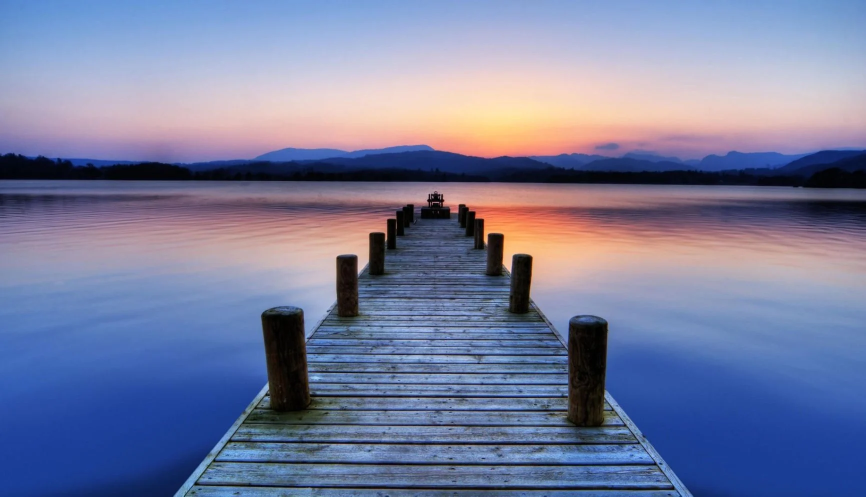
#> input picture images/10.png, 1731 x 993 px, given in place of out.png, which was not available (shown at 1/2 size)
$ python test.py out.png   (older library calls are emulated)
#> lines starting #> are read from the running program, lines starting #| are printed output that depends on the picture; after the words box and inside, x2 and y2 are one past the last pixel; in counts of white or black regions, pixels touching at a corner belong together; pictures that were not available may be replaced by others from this repository, and a replacement may not be noted
import sys
import numpy as np #pour calcul matriciel
from matplotlib import pyplot as plt
from skimage import exposure
from skimage.exposure import histogram
from skimage import io #input output
from skimage.filters import threshold_otsu
import matplotlib.cm as cm
result = sys.argv[1]
img=io.imread("images/"+result)
#> img is the input picture: shape (993, 1731, 3); mean R, G, B 119.1, 124.9, 158.4

from skimage import color
img_Gray = color.rgb2gray(img)
io.imsave('./images/new_img/'+result[:-4]+'_grey.jpg', img_Gray)
from skimage.transform import resize
res = resize(img_Gray, (100, 100))
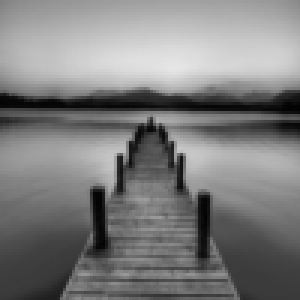
#> res: shape (100, 100) float64 (shown 3 times larger); min 0.0136, max 0.902, mean 0.495
io.imsave('./images/new_img/'+result[:-4]+'_resized.jpg', res)


r = np.histogram(res,256)[0]
#> r = 256 values, max 167 at index 63, min 4 at index 255, mean 39.06
cumsum = np.cumsum(res)
#> cumsum = 10000 values from 0.505 to 4945.3
u=r
#> u has the same summary as r
v=[i for i in range(len(r))]
#> v = 256 values from 0 to 255
x_cumsum=[i for i in range(len(cumsum))]
#> x_cumsum = 10000 values from 0 to 9999
plt.bar(v,r)
#plt.show()
#--------------------------
from skimage import util
img_Gray_Inv = util.invert(img_Gray) # inverser les niveux de gris
#io.imshow(img_Gray_Inv)
#plt.show()
plt.imsave('./images/new_img/'+result[:-4]+'_Gray_Inv.jpg', img_Gray_Inv, cmap=cm.gray)
#---------hsv
img_hsv = color.rgb2hsv(img) # convertir en niveaux de gris
#> img_hsv: shape (993, 1731, 3) float64; mean of channels 0, 1, 2 0.573, 0.402, 0.661
#plt.imshow(img_hsv, cmap='gray')
#plt.show()
plt.imsave('./images/new_img/'+result[:-4]+'_hsv.jpg',img_hsv , cmap=cm.gray)
#---------canal-------------
canal_h = img_hsv[:, :, 0] # faire soustraction de l'image h Teinte (H)
canal_s = img_hsv[:, :, 1] # faire soustraction de l'image s saturation (S)
canal_v = img_hsv[:, :, 2] # faire soustraction de l'image v luminance luminance (V)
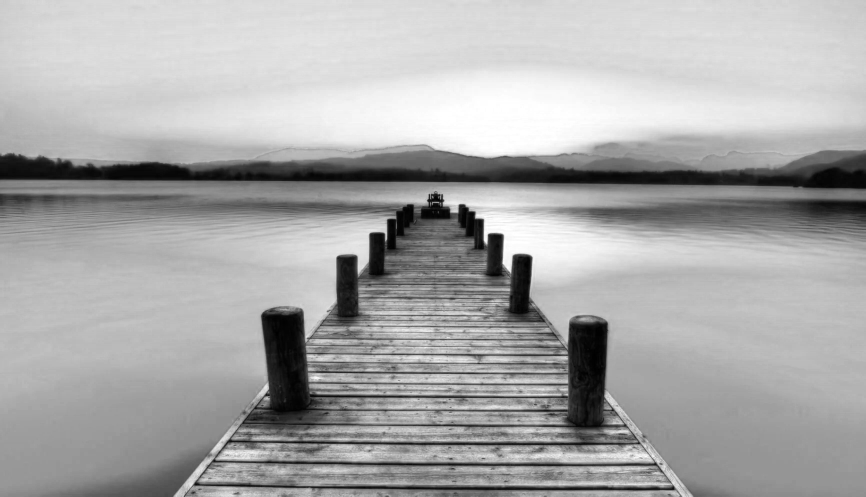
#> canal_v: shape (993, 1731) float64 (shown at 1/2 size); min 0, max 1, mean 0.661
plt.imsave('./images/new_img/'+result[:-4]+'_canal_h.jpg',canal_h , cmap=cm.gray)
plt.imsave('./images/new_img/'+result[:-4]+'_canal_s.jpg',canal_s , cmap=cm.gray)
plt.imsave('./images/new_img/'+result[:-4]+'_canal_v.jpg',canal_v , cmap=cm.gray)

#--------colors---------
l=['red','green','blue']
#for i,c in enumerate(l):
  #  plt.plot(exposure.histogram(img[:, :, i])[0],color=c)
#plt.show()
#-----colors rgb---------------
red=exposure.histogram(img[:, :, 0])[0]
#> red = 256 values, max 32217 at index 25, min 2552 at index 0, mean 6714.4
green=exposure.histogram(img[:, :, 1])[0]
#> green = 231 values, max 29149 at index 61, min 10 at index 230, mean 7441.1
blue=exposure.histogram(img[:, :, 2])[0]
#> blue = 256 values, max 34306 at index 219, min 2 at index 253, mean 6714.4
bande_rouge = img[:, :, 0] # faire soustraction de l'image rouge
bande_vert = img[:, :, 1] # faire soustraction de l'image vert
bande_bleu = img[:, :, 2] # faire soustraction de l'image bleu
plt.imsave('./images/new_img/'+result[:-4]+'_rouge.jpg', bande_rouge, cmap=cm.Reds_r)
plt.imsave('./images/new_img/'+result[:-4]+'_vert.jpg', bande_vert, cmap=cm.Greens_r)
plt.imsave('./images/new_img/'+result[:-4]+'_bleu.jpg', bande_bleu, cmap=cm.Blues_r)
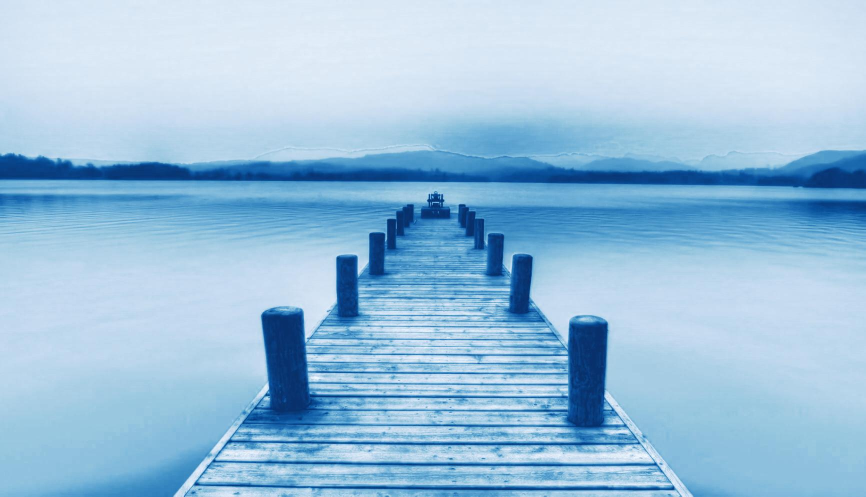
#> saved as out_bleu.jpg: shape (993, 1731, 3) (shown at 1/2 size); mean R, G, B 153.1, 192.6, 221.6

#---------th outso-------------
th=threshold_otsu(img_Gray)
#> th = 0.462
#------------------
#--- seuillage-------
n,m=img_Gray.shape
#> n = 993; m = 1731
image_binaire = np.zeros((n,m),dtype=np.uint8)
for i in range(n):
    for j in range(m):
        if img_Gray[i,j]>th:
            image_binaire[i,j]=1
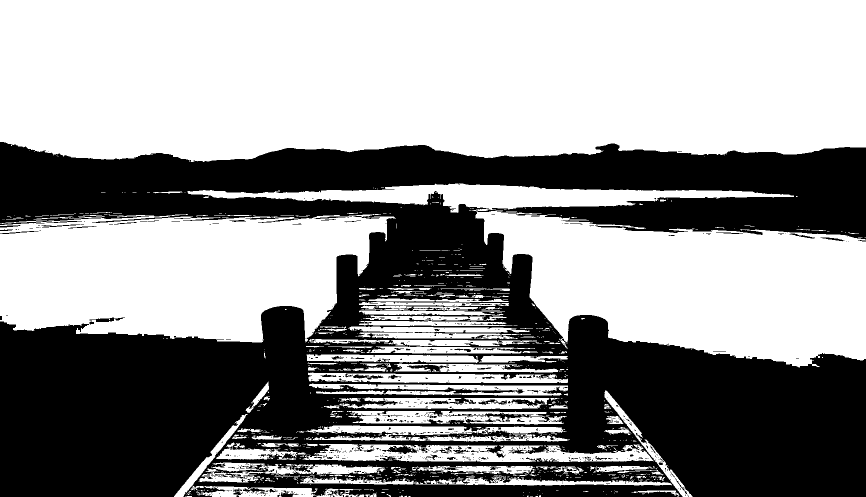
#> image_binaire: shape (993, 1731) (shown at 1/2 size); values 0 (black) and 1 (white), 58.3% white; 862 black regions (758 under 20 px), largest, box (x1, y1, x2, y2) and area: (0, 284, 1731, 993) 707952, (179, 635, 250, 644) 314, (706, 749, 767, 759) 290
v_seuil = np.histogram(image_binaire,256)[0]
plt.imsave('./images/new_img/'+result[:-4]+'_binaire.jpg', image_binaire, cmap=cm.gray)

#-----end seuillage----------
#-------etirement-------------
g=255/(img.max()-img.min())
#> g = 1
d=img.min()*255/(img.max()-img.min())
#> d = 0
def t(x,g,d):
    return g*x+d
def Etirement(img):
    n,m,k=img.shape
#> n = 993; m = 1731; k = 3
    image_noveau = np.zeros((n,m),dtype=np.float64)
    for i in range(k):
        bande = img[:, :, i]
        g=255/(bande.max()-bande.min())
        d=(bande.min()*255)/(bande.max()-bande.min())
        image_noveau+=t(bande,g,d)
#> this loop made 3 passes
#> g on passes 1 to 3: 1, 1.11, 1
    return image_noveau
image_noveau=Etirement(img)
H_etirée,bins=np.histogram(image_noveau,bins=256)
#> H_etirée = 256 values, max 23254 at index 88, min 39 at index 255, mean 6714.4; bins = 257 values from 0 to 700.7
plt.imsave('./images/new_img/'+result[:-4]+'_etiree.jpg', image_noveau, cmap=cm.gray)


# end etirement------------------
#----------str---------------
def listToString(instr):
    emptystr=""
    for ele in instr:
        emptystr += str(ele)+','
#> this loop made 256 passes
#> ele on passes 14 to 16: 19, 21, 18
    return emptystr[:-1]
#---------convert-----------
u=listToString(r)
v=listToString(v)
#> the loop in listToString (call 2), `for ele in instr:` made 256 passes
#> emptystr on passes 1 to 3: '0,', '0,1,', '0,1,2,'
cumsum=listToString(cumsum)
x_cumsum=listToString(x_cumsum)
red=listToString(red)
green=listToString(green)
blue=listToString(blue)
v_seuil=listToString(v_seuil)
H_etirée=listToString(H_etirée)
th=str(th)
#> th = '0.461624159007353'
#---------------
#canny
import cv2
import numpy as np
img_canny = cv2.Canny(img,100,200)
#> img_canny: shape (993, 1731); 3.8% white in thin lines or dots, all inside (x1, y1, x2, y2) = (0, 289, 1731, 993)

#sobel
img_gaussian = cv2.GaussianBlur(img_Gray,(3,3),0)
img_sobelx = cv2.Sobel(img_gaussian,cv2.CV_8U,1,0,ksize=5)
img_sobely = cv2.Sobel(img_gaussian,cv2.CV_8U,0,1,ksize=5)
img_sobel = img_sobelx + img_sobely

#prewitt
kernelx = np.array([[1,1,1],[0,0,0],[-1,-1,-1]])
kernely = np.array([[-1,0,1],[-1,0,1],[-1,0,1]])
img_prewittx = cv2.filter2D(img_gaussian, -1, kernelx)
img_prewitty = cv2.filter2D(img_gaussian, -1, kernely)
#cv2.imshow("Original Image", img)
#cv2.imshow("Canny", img_canny)
plt.imsave('./images/new_img/'+result[:-4]+'_canny.jpg', img_canny, cmap=cm.gray)
#cv2.imshow("Sobel X", img_sobelx)
plt.imsave('./images/new_img/'+result[:-4]+'_sobelx.jpg', img_sobelx, cmap=cm.gray)
#cv2.imshow("Sobel Y", img_sobely)
plt.imsave('./images/new_img/'+result[:-4]+'_sobely.jpg', img_sobely, cmap=cm.gray)
#cv2.imshow("Sobel", img_sobel)
plt.imsave('./images/new_img/'+result[:-4]+'_sobel.jpg', img_sobel, cmap=cm.gray)
#cv2.imshow("Prewitt X", img_prewittx)
plt.imsave('./images/new_img/'+result[:-4]+'_prewittx.jpg', img_prewittx, cmap=cm.gray)
#cv2.imshow("Prewitt Y", img_prewitty)
plt.imsave('./images/new_img/'+result[:-4]+'_prewitty.jpg', img_prewitty, cmap=cm.gray)
#cv2.imshow("Prewitt", img_prewittx + img_prewitty)
plt.imsave('./images/new_img/'+result[:-4]+'_Prewitt.jpg', img_prewittx + img_prewitty, cmap=cm.gray)
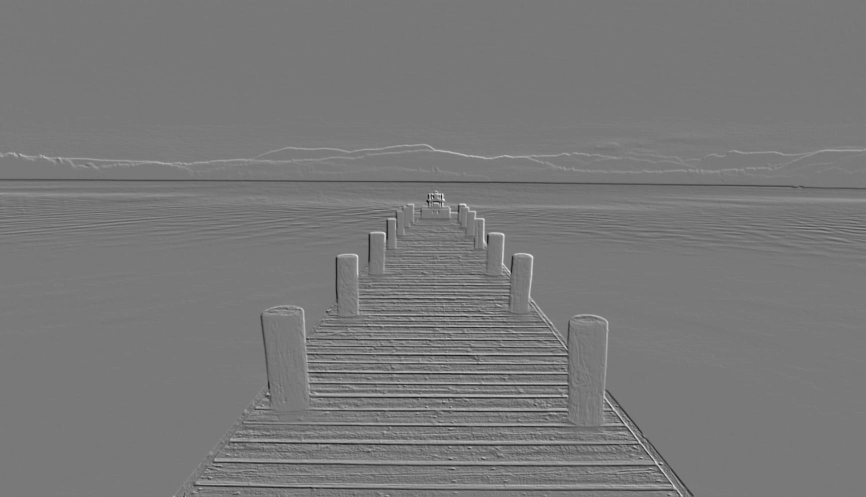
#> saved as out_Prewitt.jpg: shape (993, 1731, 3) (shown at 1/2 size); min 0, max 255, mean 120.7
#cv2.waitKey(0)
#cv2.destroyAllWindows()
#---------------------------------
red_min = 190
red_max = 255
green_min = 180
green_max = 255
blue_min = 160
blue_max = 255
i=img
gray_low = np.array([blue_min,green_min,red_min])
gray_hi = np.array([blue_max,green_max,red_max])

mask = cv2.inRange(img,gray_low,gray_hi)
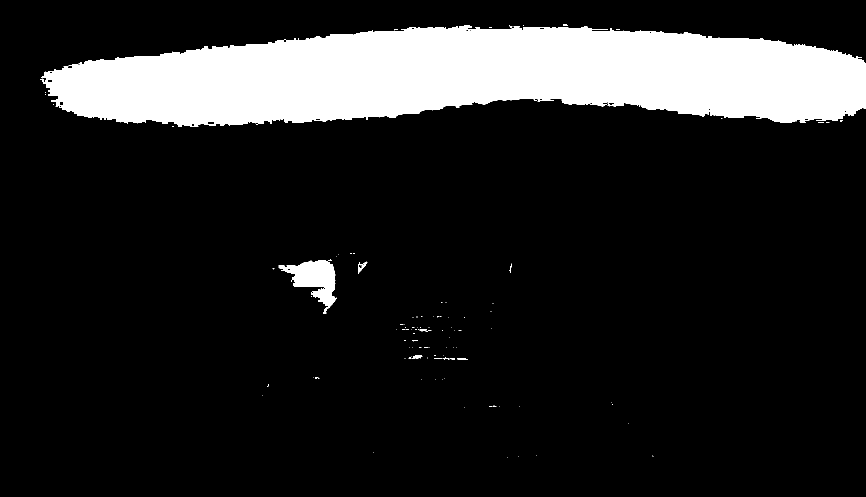
#> mask: shape (993, 1731) (shown at 1/2 size); 14.5% white; 108 white regions (98 under 20 px), largest, box (x1, y1, x2, y2) and area: (80, 50, 1731, 254) 243346, (557, 518, 673, 628) 5591, (716, 523, 735, 548) 149

img[mask>0] = (212, 167, 140)
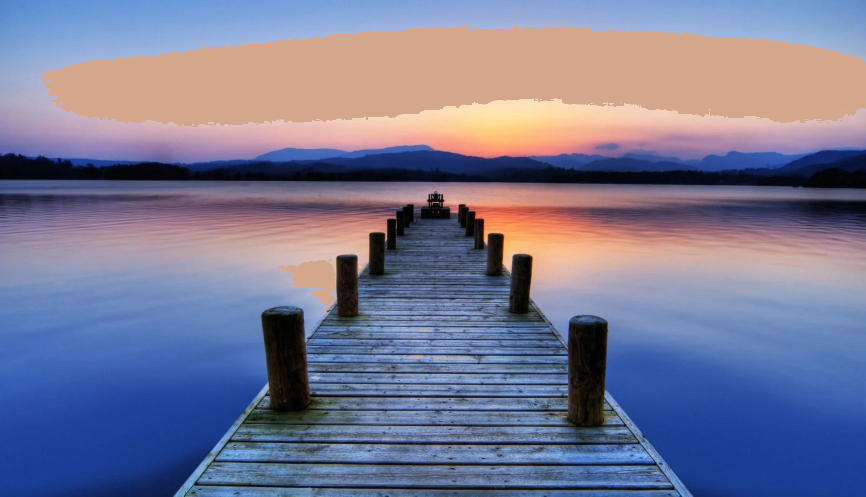
#> img: shape (993, 1731, 3) (shown at 1/2 size); 14.53% of pixels changed, all inside (x1, y1, x2, y2) = (80, 49, 1731, 915)

#cv2.imshow('img',img)
#cv2.waitKey(0)
#cv2.destroyAllWindows()
#----------SQL----------------
import mysql.connector

#> (the run stopped early here; a loop or call above may not have finished)

$ run again, on images/7.jpeg
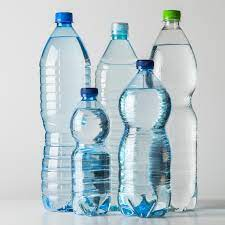
#> input picture images/7.jpeg, 225 x 225 px, given in place of out.png, which was not available
#> img is the input picture: shape (225, 225, 3); mean R, G, B 185.8, 199.5, 204.4
#> r = 256 values, max 385 at index 231, min 0 at index 2, mean 39.06
#> cumsum = 10000 values from 0.89 to 7724.8
#> u has the same summary as r
#> v = 256 values from 0 to 255
#> x_cumsum = 10000 values from 0 to 9999
#> img_hsv: shape (225, 225, 3) float64; mean of channels 0, 1, 2 0.387, 0.117, 0.806
#> red = 256 values, max 2000 at index 228, min 1 at index 253, mean 197.8
#> green = 256 values, max 2113 at index 228, min 0 at index 3, mean 197.8
#> blue = 256 values, max 2172 at index 228, min 0 at index 2, mean 197.8
#> `th=threshold_otsu(img_Gray)`: th = 0.624
#> after the loop `for i in range(n):`:
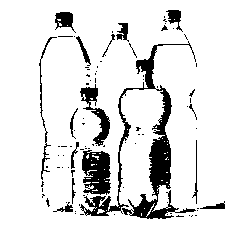
#> image_binaire: shape (225, 225); values 0 (black) and 1 (white), 87.1% white; 91 black regions (74 under 20 px), largest, box (x1, y1, x2, y2) and area: (80, 41, 196, 219) 3265, (82, 150, 111, 195) 968, (80, 84, 110, 146) 580
#> `g=255/(img.max()-img.min())`: g = 1
#> `d=img.min()*255/(img.max()-img.min())`: d = 0
#> H_etirée = 256 values, max 2081 at index 228, min 0 at index 1, mean 197.8; bins = 257 values from 16 to 764
#> the loop in listToString, `for ele in instr:` made 256 passes
#> ele on passes 21 to 23: 2, 0, 0
#> the loop in listToString (call 2), `for ele in instr:` made 256 passes
#> emptystr on passes 1 to 3: '0,', '0,1,', '0,1,2,'
#> `th=str(th)`: th = '0.6242329756433824'
#> img_canny: shape (225, 225); 11.4% white in thin lines or dots, all inside (x1, y1, x2, y2) = (39, 9, 200, 223)
#> mask: shape (225, 225); 79.1% white; 119 black regions (107 under 20 px), largest, box (x1, y1, x2, y2) and area: (39, 8, 225, 225) 9588, (102, 22, 138, 58) 298, (184, 88, 198, 131) 109
#> `img[mask>0] = (212, 167, 140)`:
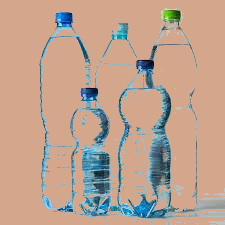
#> img: shape (225, 225, 3); mean R, G, B 189.6, 161.9, 143.6

$ run again, on images/GH.png
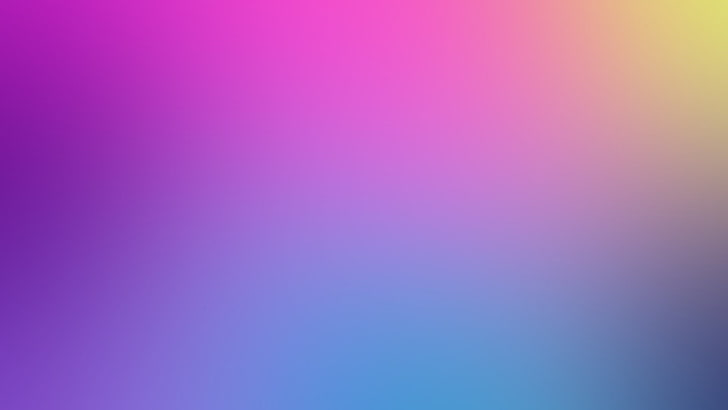
#> input picture images/GH.png, 728 x 410 px, given in place of out.png, which was not available
#> img is the input picture: shape (410, 728, 3); mean R, G, B 161.6, 107.5, 190.7
#> r = 256 values, max 198 at index 138, min 1 at index 251, mean 39.06
#> cumsum = 10000 values from 0.276 to 4902.5
#> u has the same summary as r
#> v = 256 values from 0 to 255
#> x_cumsum = 10000 values from 0 to 9999
#> img_hsv: shape (410, 728, 3) float64; mean of channels 0, 1, 2 0.714, 0.513, 0.793
#> red = 187 values, max 5175 at index 70, min 8 at index 186, mean 1596.1
#> green = 200 values, max 5449 at index 110, min 6 at index 0, mean 1492.4
#> blue = 109 values, max 10397 at index 105, min 5 at index 0, mean 2738.3
#> `th=threshold_otsu(img_Gray)`: th = 0.457
#> after the loop `for i in range(n):`:
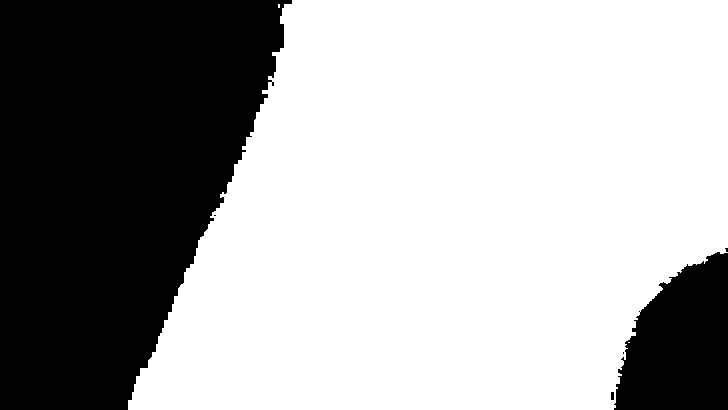
#> image_binaire: shape (410, 728); values 0 (black) and 1 (white), 65.9% white; 6 black regions (3 under 20 px), largest, box (x1, y1, x2, y2) and area: (0, 0, 292, 410) 88289, (614, 252, 728, 410) 13447, (611, 392, 614, 400) 24
#> `g=255/(img.max()-img.min())`: g = 1.14
#> `d=img.min()*255/(img.max()-img.min())`: d = 25.04
#> the loop in Etirement, `for i in range(k):` made 3 passes
#> (g, d) on passes 1 to 3: (1.37, 82.26), (1.28, 28.19), (2.36, 269.2)
#> H_etirée = 256 values, max 3765 at index 243, min 0 at index 1, mean 1165.9; bins = 257 values from 859.1 to 1324.8
#> the loop in listToString, `for ele in instr:` made 256 passes
#> ele on passes 14 to 16: 23, 23, 26
#> the loop in listToString (call 2), `for ele in instr:` made 256 passes
#> emptystr on passes 1 to 3: '0,', '0,1,', '0,1,2,'
#> `th=str(th)`: th = '0.45659246246936275'
#> img_canny: shape (410, 728); every value is 0
#> `plt.imsave('./images/new_img/'+result[:-4]+'_Prewitt.jpg', img_prewitt..`:
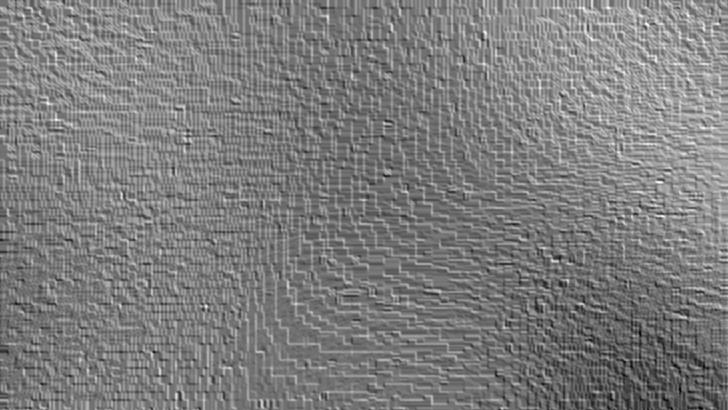
#> saved as out_Prewitt.jpg: shape (410, 728, 3); min 0, max 255, mean 125.4

$ run again, on images/KOA.jpg
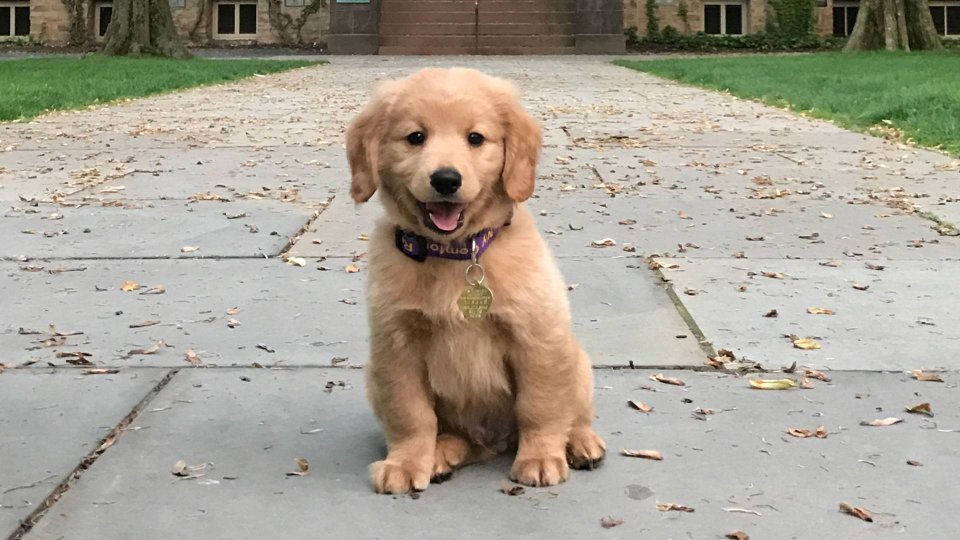
#> input picture images/KOA.jpg, 1920 x 1080 px, given in place of out.png, which was not available (shown at 1/2 size)
#> img is the input picture: shape (1080, 1920, 3); mean R, G, B 168.1, 162.3, 148.9
#> r = 256 values, max 252 at index 209, min 0 at index 1, mean 39.06
#> cumsum = 10000 values from 0.269 to 6373.8
#> u has the same summary as r
#> v = 256 values from 0 to 255
#> x_cumsum = 10000 values from 0 to 9999
#> img_hsv: shape (1080, 1920, 3) float64; mean of channels 0, 1, 2 0.157, 0.159, 0.669
#> red = 256 values, max 43514 at index 195, min 60 at index 0, mean 8100
#> green = 256 values, max 48036 at index 195, min 176 at index 1, mean 8100
#> blue = 256 values, max 53105 at index 192, min 1 at index 254, mean 8100
#> `th=threshold_otsu(img_Gray)`: th = 0.552
#> `g=255/(img.max()-img.min())`: g = 1
#> `d=img.min()*255/(img.max()-img.min())`: d = 0
#> H_etirée = 256 values, max 49743 at index 196, min 15 at index 255, mean 8100; bins = 257 values from 0 to 763
#> the loop in listToString, `for ele in instr:` made 256 passes
#> ele on passes 21 to 23: 2, 2, 8
#> the loop in listToString (call 2), `for ele in instr:` made 256 passes
#> emptystr on passes 1 to 3: '0,', '0,1,', '0,1,2,'
#> `th=str(th)`: th = '0.552421809129902'
#> img_canny: shape (1080, 1920); 4.5% white in thin lines or dots
#> mask: shape (1080, 1920); 30.7% white; 2773 white regions (2234 under 20 px), largest, box (x1, y1, x2, y2) and area: (1040, 164, 1920, 920) 281430, (0, 513, 735, 732) 100638, (0, 289, 764, 520) 96899
#> `img[mask>0] = (212, 167, 140)`:
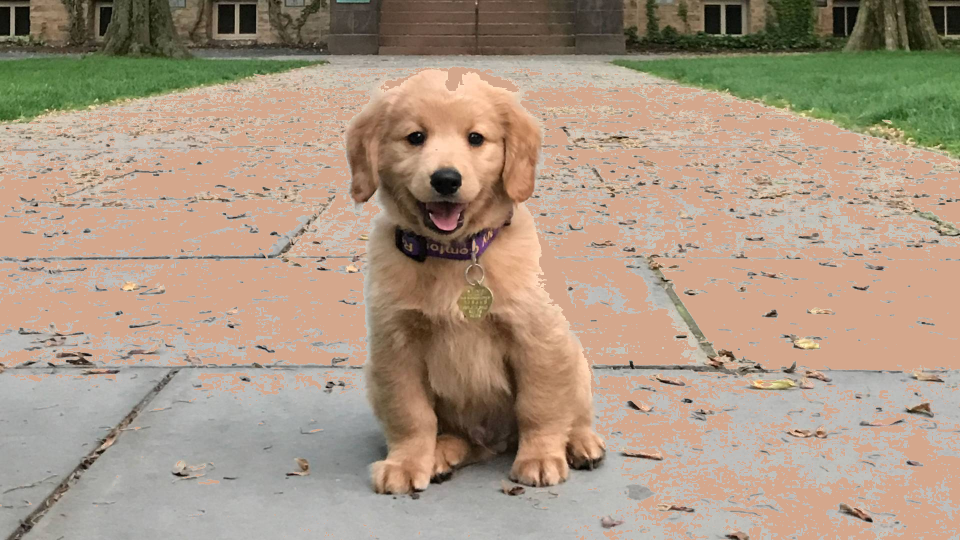
#> img: shape (1080, 1920, 3) (shown at 1/2 size); mean R, G, B 169.8, 150.9, 131
